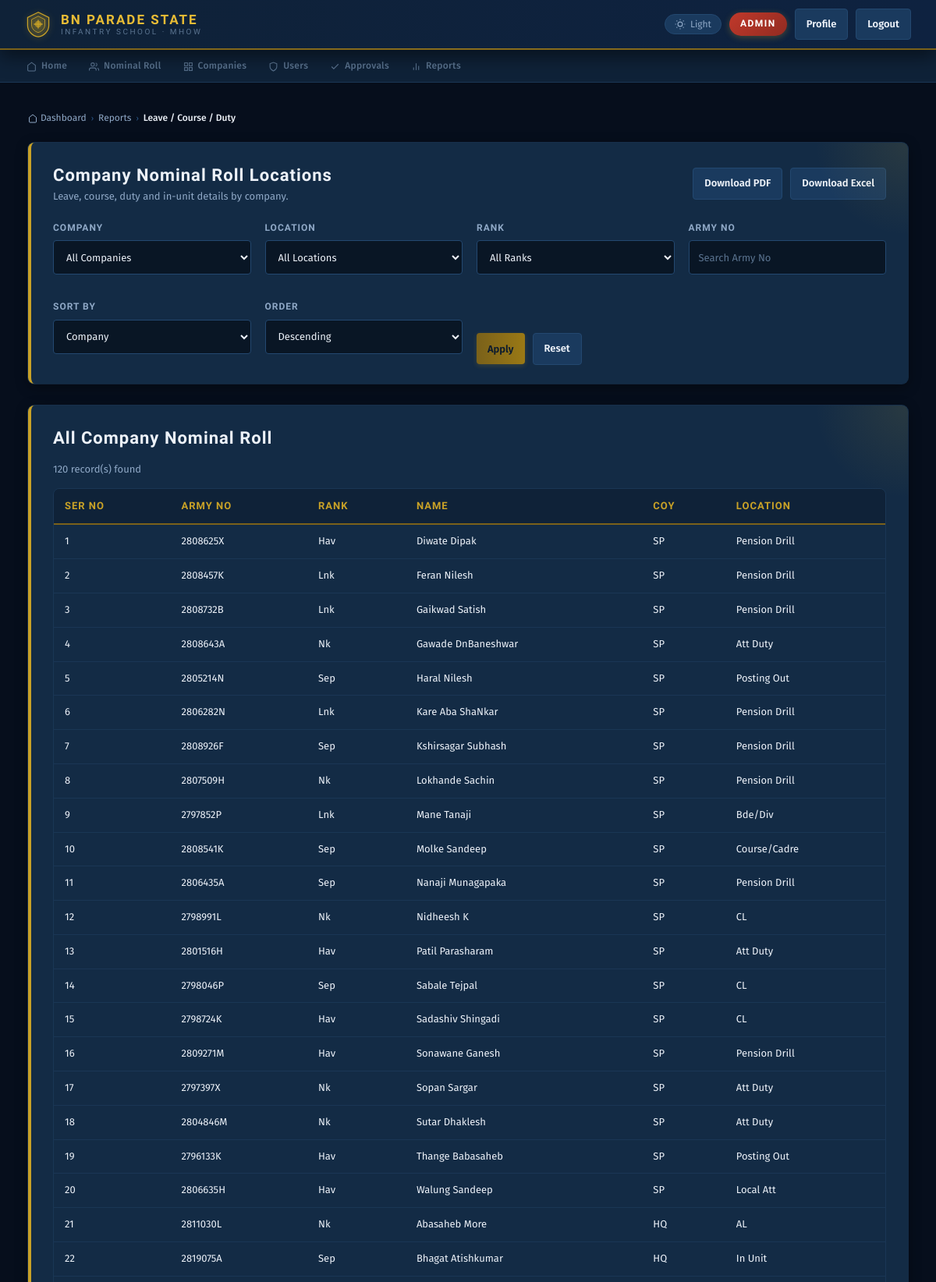
Screenshot of /reports/leave_course_duty_report.php (signed in, upper part) with the database file from the repository.
### tables this page shows
CREATE TABLE personnel (
    id INT AUTO_INCREMENT PRIMARY KEY,
    army_no VARCHAR(50) NOT NULL UNIQUE,
    rank_name VARCHAR(50) NOT NULL,
    full_name VARCHAR(120) NOT NULL,
    company_id INT NOT NULL,
    platoon_id INT DEFAULT NULL,
    trade VARCHAR(80) DEFAULT NULL,
    service_status ENUM('Serving','Attached Out','Posted Out','Retired') DEFAULT 'Serving',
    created_at TIMESTAMP DEFAULT CURRENT_TIMESTAMP,
    FOREIGN KEY (company_id) REFERENCES companies(id),
    FOREIGN KEY (platoon_id) REFERENCES platoons(id)
);

CREATE TABLE companies (
    id INT AUTO_INCREMENT PRIMARY KEY,
    company_name VARCHAR(100) NOT NULL,
    short_name VARCHAR(20) NOT NULL,
    is_active TINYINT DEFAULT 1
);

### reports/leave_course_duty_report.php (the view, shortened to what this page needs)
<?php
include("../config/db.php");
function h($value) {
    return htmlspecialchars((string) $value, ENT_QUOTES, "UTF-8");
}
$companyCodes = [
    "HQ Company" => "HQ",
    "A Company" => "A",
    "B Company" => "B",
    "C Company" => "C",
    "D Company" => "D",
    "SP Company" => "SP"
];
$locationMap = [
    "17027948A" => "AL", "2793160H" => "Temp Duty", "2793291N" => "AWL", "2793976M" => "CL", "2794183W" => "Posting Out",
    "2795176M" => "AL", "2802654W" => "AL", "2804124A" => "AL", "2804229K" => "AL", "2804236A" => "AL",
    "2810379W" => "AL", "2810670H" => "AL", "2810739F" => "AL", "2811470B" => "AL",
    "2795922K" => "Temp Duty", "2799411X" => "Temp Duty", "2800191N" => "Temp Duty", "2802262H" => "Temp Duty",
    "2802334F" => "AL", "2803159K" => "AL", "2804378X" => "AL", "2810414B" => "AL", "2811140A" => "AL",
    "2811542X" => "TD", "2813133H" => "TD", "2813204B" => "TD", "2813234W" => "TD", "2813284F" => "TD",
    "2813386X" => "TD", "2813530M" => "TD", "2813533P" => "TD", "2813551X" => "TD", "2813569N" => "TD", "2814497F" => "TD",
    "2804434L" => "Att Duty", "2805464P" => "Bde/Div", "2805878H" => "Pension Drill", "2806219B" => "Local Att",
    "2810153L" => "AL", "2811251X" => "AL", "2811337W" => "AL", "2811539X" => "AL", "2815517W" => "Pension Drill",
    "2815588X" => "Pension Drill", "2815798X" => "Pension Drill", "2815901X" => "Pension Drill",
    "2804527A" => "AL", "2804920H" => "AL", "2805360N" => "Pension Drill", "2810386M" => "AL",
    "2815569M" => "Att Duty", "2815820X" => "Att Duty", "2815975M" => "Att Duty", "2816074M" => "Att Duty",
    "2808917A" => "Fwd/Op Area", "2811451N" => "Fwd/Op Area", "2792603M" => "Fwd/Op Area",
    "2796133K" => "Posting Out", "2797397X" => "Att Duty", "2797852P" => "Bde/Div", "2798046P" => "CL",
    "2798724K" => "CL", "2798991L" => "CL", "2801516H" => "Att Duty", "2804846M" => "Att Duty",
    "2805214N" => "Posting Out", "2806282N" => "Pension Drill", "2806435A" => "Pension Drill",
    "2806635H" => "Local Att", "2807509H" => "Pension Drill", "2808457K" => "Pension Drill",
    "2808541K" => "Course/Cadre", "2808625X" => "Pension Drill", "2808643A" => "Att Duty",
    "2808732B" => "Pension Drill", "2808926F" => "Pension Drill", "2809271M" => "Pension Drill",
    "2802117L" => "Att Duty", "2804503W" => "Att Duty", "2805215W" => "AL", "2805411W" => "Att Duty",
    "2809736F" => "AL", "2809755M" => "AL", "2809860H" => "AL", "2810364N" => "AL", "2810392A" => "AL",
    "2810418K" => "AL", "2810455X" => "AL", "2811030L" => "AL", "2819413M" => "In Unit"
];
$company = $_GET["company"] ?? "";
$armyNo = trim($_GET["army_no"] ?? "");
$sort = $_GET["sort"] ?? "company";
$direction = strtolower($_GET["direction"] ?? "desc") === "desc" ? "DESC" : "ASC";
$sortColumns = [
    "ser_no" => "p.id",
    "army_no" => "p.army_no",
    "rank" => "p.rank_name",
    "name" => "p.full_name",
    "company" => "c.company_name"
];
$sortColumn = $sortColumns[$sort] ?? $sortColumns["company"];
$where = [];
$whereSql = $where ? "WHERE " . implode(" AND ", $where) : "";
$sql = "SELECT p.id, p.army_no, p.rank_name, p.full_name, c.company_name, c.short_name
        FROM personnel p
        JOIN companies c ON c.id = p.company_id
        $whereSql
        ORDER BY $sortColumn $direction, p.full_name ASC";
$stmt = mysqli_prepare($conn, $sql);
mysqli_stmt_execute($stmt);
$result = mysqli_stmt_get_result($stmt);
$rows = [];
$ser = 1;
while ($row = mysqli_fetch_assoc($result)) {
    $companyCode = $companyCodes[$row["company_name"]] ?? str_replace(" Coy", "", $row["short_name"]);
    $row["ser_no"] = $ser++;
    $row["company_code"] = $companyCode;
    $row["location"] = $locationMap[$row["army_no"]] ?? "In Unit";
    $rows[] = $row;
}
$queryParams = $_GET;
unset($queryParams["export"]);
$exportPrefix = http_build_query($queryParams);
$exportPrefix = $exportPrefix ? $exportPrefix . "&" : "";
?>
<!DOCTYPE html>
<html lang="en">
<head>
    <link rel="stylesheet" href="../assets/css/style.css">
</head>
<body>
<?php $_tp = '../'; include("../includes/topbar.php"); ?>
<main id="main-content" class="container">
    <nav class="breadcrumb" aria-label="Breadcrumb">
        <a href="../dashboard.php"><svg width="12" height="12" viewBox="0 0 24 24" fill="none" stroke="currentColor" stroke-width="2"><path d="M3 9l9-7 9 7v11a2 2 0 01-2 2H5a2 2 0 01-2-2z"/></svg> Dashboard</a>
        <span class="breadcrumb-sep">›</span>
        <a href="#">Reports</a>
        <span class="breadcrumb-sep">›</span>
        <span class="breadcrumb-current">Leave / Course / Duty</span>
    </nav>
    <div class="panel">
        <div class="panel-heading">
            <div>
                <h2>Company Nominal Roll Locations</h2>
                <p class="muted">Leave, course, duty and in-unit details by company.</p>
            </div>
            <div class="nav-actions">
                <a class="btn secondary" href="leave_course_duty_report.php?<?php echo h($exportPrefix); ?>export=pdf">Download PDF</a>
                <a class="btn secondary" href="leave_course_duty_report.php?<?php echo h($exportPrefix); ?>export=excel">Download Excel</a>
            </div>
        </div>
        <form method="GET" class="form-grid filters">
            <div>
                <label>Company</label>
                <select name="company">
                    <option value="">All Companies</option>
                </select>
            </div>
            <div>
                <label>Location</label>
                <select name="location">
                    <option value="">All Locations</option>
                </select>
            </div>
            <div>
                <label>Rank</label>
                <select name="rank">
                    <option value="">All Ranks</option>
                </select>
            </div>
            <div>
                <label>Army No</label>
                <input type="text" name="army_no" value="<?php echo h($armyNo); ?>" placeholder="Search Army No">
            </div>
            <div>
                <label>Sort By</label>
                <select name="sort">
                    <option value="company" <?php echo $sort === "company" ? "selected" : ""; ?>>Company</option>
                </select>
            </div>
            <div>
                <label>Order</label>
                <select name="direction">
                    <option value="desc" <?php echo $direction === "DESC" ? "selected" : ""; ?>>Descending</option>
                </select>
            </div>
            <div class="filter-actions">
                <button class="btn" type="submit">Apply</button>
                <a class="btn secondary" href="leave_course_duty_report.php">Reset</a>
            </div>
        </form>
    </div>
    <div class="panel">
        <h2><?php echo $company ? h($company . " Coy Nominal Roll") : "All Company Nominal Roll"; ?></h2>
        <p class="muted"><?php echo count($rows); ?> record(s) found</p>
        <div class="table-wrap">
            <table>
                <thead>
                    <tr>
                        <th>SER NO</th>
                        <th>Army NO</th>
                        <th>Rank</th>
                        <th>Name</th>
                        <th>Coy</th>
                        <th>Location</th>
                    </tr>
                </thead>
                <tbody>
                    <?php foreach ($rows as $row): ?>
                        <tr>
                            <td><?php echo h($row["ser_no"]); ?></td>
                            <td><?php echo h($row["army_no"]); ?></td>
                            <td><?php echo h($row["rank_name"]); ?></td>
                            <td><?php echo h($row["full_name"]); ?></td>
                            <td><?php echo h($row["company_code"]); ?></td>
                            <td><?php echo h($row["location"]); ?></td>
                        </tr>
                    <?php endforeach; ?>
                </tbody>
            </table>
        </div>
    </div>
</main>
</body>
</html>

### rows the page displays
personnel: ser_no "1", army_no "2808625X", rank_name "Hav", full_name "Diwate Dipak", company.short_name "SP", location "Pension Drill"
personnel: ser_no "2", army_no "2808457K", rank_name "Lnk", full_name "Feran Nilesh", company.short_name "SP", location "Pension Drill"
personnel: ser_no "3", army_no "2808732B", rank_name "Lnk", full_name "Gaikwad Satish", company.short_name "SP", location "Pension Drill"
personnel: ser_no "4", army_no "2808643A", rank_name "Nk", full_name "Gawade DnBaneshwar", company.short_name "SP", location "Att Duty"
personnel: ser_no "5", army_no "2805214N", rank_name "Sep", full_name "Haral Nilesh", company.short_name "SP", location "Posting Out"
personnel: ser_no "6", army_no "2806282N", rank_name "Lnk", full_name "Kare Aba ShaNkar", company.short_name "SP", location "Pension Drill"
personnel: ser_no "7", army_no "2808926F", rank_name "Sep", full_name "Kshirsagar Subhash", company.short_name "SP", location "Pension Drill"
personnel: ser_no "8", army_no "2807509H", rank_name "Nk", full_name "Lokhande Sachin", company.short_name "SP", location "Pension Drill"
personnel: ser_no "9", army_no "2797852P", rank_name "Lnk", full_name "Mane Tanaji", company.short_name "SP", location "Bde/Div"
personnel: ser_no "10", army_no "2808541K", rank_name "Sep", full_name "Molke Sandeep", company.short_name "SP", location "Course/Cadre"
personnel: ser_no "11", army_no "2806435A", rank_name "Sep", full_name "Nanaji Munagapaka", company.short_name "SP", location "Pension Drill"
personnel: ser_no "12", army_no "2798991L", rank_name "Nk", full_name "Nidheesh K", company.short_name "SP", location "CL"
personnel: ser_no "13", army_no "2801516H", rank_name "Hav", full_name "Patil Parasharam", company.short_name "SP", location "Att Duty"
personnel: ser_no "14", army_no "2798046P", rank_name "Sep", full_name "Sabale Tejpal", company.short_name "SP", location "CL"
personnel: ser_no "15", army_no "2798724K", rank_name "Hav", full_name "Sadashiv Shingadi", company.short_name "SP", location "CL"
personnel: ser_no "16", army_no "2809271M", rank_name "Hav", full_name "Sonawane Ganesh", company.short_name "SP", location "Pension Drill"
personnel: ser_no "17", army_no "2797397X", rank_name "Nk", full_name "Sopan Sargar", company.short_name "SP", location "Att Duty"
personnel: ser_no "18", army_no "2804846M", rank_name "Nk", full_name "Sutar Dhaklesh", company.short_name "SP", location "Att Duty"
personnel: ser_no "19", army_no "2796133K", rank_name "Hav", full_name "Thange Babasaheb", company.short_name "SP", location "Posting Out"
personnel: ser_no "20", army_no "2806635H", rank_name "Hav", full_name "Walung Sandeep", company.short_name "SP", location "Local Att"
personnel: ser_no "21", army_no "2811030L", rank_name "Nk", full_name "Abasaheb More", company.short_name "HQ", location "AL"
personnel: ser_no "22", army_no "2819075A", rank_name "Sep", full_name "Bhagat Atishkumar", company.short_name "HQ", location "In Unit"

### other values shown
$_roleH "ADMIN"
$_item[2] "Home"
$_item[2] "Nominal Roll"
$_item[2] "Companies"
$_item[2] "Users"
$_item[2] "Approvals"
$_item[2] "Reports"
count($rows) "120"
